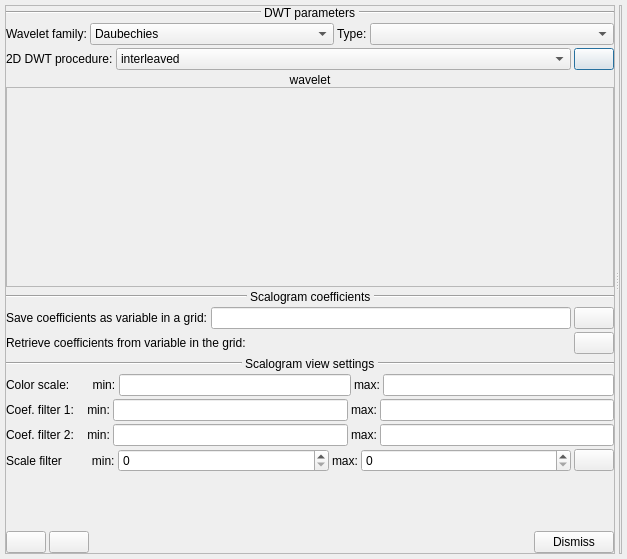
<?xml version="1.0" encoding="UTF-8"?>
<ui version="4.0">
 <class>WaveletTransformDialog</class>
 <widget class="QDialog" name="WaveletTransformDialog">
  <property name="geometry">
   <rect>
    <x>0</x>
    <y>0</y>
    <width>627</width>
    <height>559</height>
   </rect>
  </property>
  <property name="windowTitle">
   <string>Dialog</string>
  </property>
  <layout class="QHBoxLayout" name="horizontalLayout_8">
   <property name="spacing">
    <number>5</number>
   </property>
   <property name="leftMargin">
    <number>5</number>
   </property>
   <property name="topMargin">
    <number>5</number>
   </property>
   <property name="rightMargin">
    <number>5</number>
   </property>
   <property name="bottomMargin">
    <number>5</number>
   </property>
   <item>
    <widget class="QSplitter" name="splitter">
     <property name="midLineWidth">
      <number>3</number>
     </property>
     <property name="orientation">
      <enum>Qt::Horizontal</enum>
     </property>
     <widget class="QFrame" name="frame">
      <property name="sizePolicy">
       <sizepolicy hsizetype="Ignored" vsizetype="Preferred">
        <horstretch>0</horstretch>
        <verstretch>0</verstretch>
       </sizepolicy>
      </property>
      <property name="frameShape">
       <enum>QFrame::StyledPanel</enum>
      </property>
      <property name="frameShadow">
       <enum>QFrame::Raised</enum>
      </property>
      <layout class="QVBoxLayout" name="verticalLayout">
       <property name="spacing">
        <number>3</number>
       </property>
       <property name="leftMargin">
        <number>0</number>
       </property>
       <property name="topMargin">
        <number>0</number>
       </property>
       <property name="rightMargin">
        <number>0</number>
       </property>
       <property name="bottomMargin">
        <number>0</number>
       </property>
       <item>
        <layout class="QHBoxLayout" name="horizontalLayout_3">
         <item>
          <widget class="Line" name="line_2">
           <property name="sizePolicy">
            <sizepolicy hsizetype="Expanding" vsizetype="Fixed">
             <horstretch>0</horstretch>
             <verstretch>0</verstretch>
            </sizepolicy>
           </property>
           <property name="orientation">
            <enum>Qt::Horizontal</enum>
           </property>
          </widget>
         </item>
         <item>
          <widget class="QLabel" name="label_4">
           <property name="sizePolicy">
            <sizepolicy hsizetype="Minimum" vsizetype="Preferred">
             <horstretch>0</horstretch>
             <verstretch>0</verstretch>
            </sizepolicy>
           </property>
           <property name="text">
            <string>DWT parameters</string>
           </property>
          </widget>
         </item>
         <item>
          <widget class="Line" name="line">
           <property name="sizePolicy">
            <sizepolicy hsizetype="Expanding" vsizetype="Fixed">
             <horstretch>0</horstretch>
             <verstretch>0</verstretch>
            </sizepolicy>
           </property>
           <property name="orientation">
            <enum>Qt::Horizontal</enum>
           </property>
          </widget>
         </item>
        </layout>
       </item>
       <item>
        <layout class="QHBoxLayout" name="horizontalLayout">
         <property name="spacing">
          <number>3</number>
         </property>
         <item>
          <widget class="QLabel" name="label">
           <property name="sizePolicy">
            <sizepolicy hsizetype="Minimum" vsizetype="Preferred">
             <horstretch>0</horstretch>
             <verstretch>0</verstretch>
            </sizepolicy>
           </property>
           <property name="text">
            <string>Wavelet family:</string>
           </property>
          </widget>
         </item>
         <item>
          <widget class="QComboBox" name="cmbWaveletFamily">
           <property name="sizePolicy">
            <sizepolicy hsizetype="Expanding" vsizetype="Fixed">
             <horstretch>0</horstretch>
             <verstretch>0</verstretch>
            </sizepolicy>
           </property>
           <item>
            <property name="text">
             <string>Daubechies</string>
            </property>
           </item>
           <item>
            <property name="text">
             <string>Haar</string>
            </property>
           </item>
           <item>
            <property name="text">
             <string>B-Spline</string>
            </property>
           </item>
          </widget>
         </item>
         <item>
          <widget class="QLabel" name="label_2">
           <property name="sizePolicy">
            <sizepolicy hsizetype="Minimum" vsizetype="Preferred">
             <horstretch>0</horstretch>
             <verstretch>0</verstretch>
            </sizepolicy>
           </property>
           <property name="text">
            <string>Type:</string>
           </property>
          </widget>
         </item>
         <item>
          <widget class="QComboBox" name="cmbWaveletType">
           <property name="sizePolicy">
            <sizepolicy hsizetype="Expanding" vsizetype="Fixed">
             <horstretch>0</horstretch>
             <verstretch>0</verstretch>
            </sizepolicy>
           </property>
          </widget>
         </item>
        </layout>
       </item>
       <item>
        <layout class="QHBoxLayout" name="horizontalLayout_2">
         <property name="spacing">
          <number>3</number>
         </property>
         <item>
          <widget class="QLabel" name="label_3">
           <property name="sizePolicy">
            <sizepolicy hsizetype="Minimum" vsizetype="Preferred">
             <horstretch>0</horstretch>
             <verstretch>0</verstretch>
            </sizepolicy>
           </property>
           <property name="text">
            <string>2D DWT procedure:</string>
           </property>
          </widget>
         </item>
         <item>
          <widget class="QComboBox" name="cmbMethod">
           <property name="sizePolicy">
            <sizepolicy hsizetype="Expanding" vsizetype="Fixed">
             <horstretch>0</horstretch>
             <verstretch>0</verstretch>
            </sizepolicy>
           </property>
           <item>
            <property name="text">
             <string>interleaved</string>
            </property>
           </item>
           <item>
            <property name="text">
             <string>1st by rows, then columns</string>
            </property>
           </item>
          </widget>
         </item>
         <item>
          <widget class="QPushButton" name="btnPerformTransform">
           <property name="toolTip">
            <string>Compute escalograms</string>
           </property>
           <property name="text">
            <string/>
           </property>
           <property name="icon">
            <iconset resource="../ijresources.qrc">
             <normaloff>:/ijicons32/ijplay32</normaloff>:/ijicons32/ijplay32</iconset>
           </property>
          </widget>
         </item>
        </layout>
       </item>
       <item>
        <layout class="QHBoxLayout" name="horizontalLayout_14">
         <property name="topMargin">
          <number>0</number>
         </property>
         <item>
          <layout class="QVBoxLayout" name="verticalLayout_3">
           <property name="spacing">
            <number>0</number>
           </property>
           <property name="topMargin">
            <number>0</number>
           </property>
           <item>
            <widget class="QLabel" name="label_17">
             <property name="text">
              <string>wavelet</string>
             </property>
             <property name="alignment">
              <set>Qt::AlignCenter</set>
             </property>
            </widget>
           </item>
           <item>
            <widget class="QFrame" name="frmWaveletDisplay">
             <property name="minimumSize">
              <size>
               <width>0</width>
               <height>200</height>
              </size>
             </property>
             <property name="frameShape">
              <enum>QFrame::StyledPanel</enum>
             </property>
             <property name="frameShadow">
              <enum>QFrame::Raised</enum>
             </property>
             <layout class="QVBoxLayout" name="verticalLayout_5">
              <property name="spacing">
               <number>0</number>
              </property>
              <property name="leftMargin">
               <number>0</number>
              </property>
              <property name="topMargin">
               <number>0</number>
              </property>
              <property name="rightMargin">
               <number>0</number>
              </property>
              <property name="bottomMargin">
               <number>0</number>
              </property>
             </layout>
            </widget>
           </item>
          </layout>
         </item>
        </layout>
       </item>
       <item>
        <layout class="QHBoxLayout" name="horizontalLayout_4">
         <item>
          <widget class="Line" name="line_3">
           <property name="sizePolicy">
            <sizepolicy hsizetype="Expanding" vsizetype="Fixed">
             <horstretch>0</horstretch>
             <verstretch>0</verstretch>
            </sizepolicy>
           </property>
           <property name="orientation">
            <enum>Qt::Horizontal</enum>
           </property>
          </widget>
         </item>
         <item>
          <widget class="QLabel" name="label_5">
           <property name="sizePolicy">
            <sizepolicy hsizetype="Minimum" vsizetype="Preferred">
             <horstretch>0</horstretch>
             <verstretch>0</verstretch>
            </sizepolicy>
           </property>
           <property name="text">
            <string>Scalogram coefficients</string>
           </property>
          </widget>
         </item>
         <item>
          <widget class="Line" name="line_4">
           <property name="sizePolicy">
            <sizepolicy hsizetype="Expanding" vsizetype="Fixed">
             <horstretch>0</horstretch>
             <verstretch>0</verstretch>
            </sizepolicy>
           </property>
           <property name="orientation">
            <enum>Qt::Horizontal</enum>
           </property>
          </widget>
         </item>
        </layout>
       </item>
       <item>
        <layout class="QHBoxLayout" name="horizontalLayout_7">
         <item>
          <widget class="QLabel" name="label_6">
           <property name="text">
            <string>Save coefficients as variable in a grid:</string>
           </property>
          </widget>
         </item>
         <item>
          <widget class="QLineEdit" name="txtCoeffVariableName"/>
         </item>
         <item>
          <widget class="QPushButton" name="btnSaveCoeffsAsVar">
           <property name="text">
            <string/>
           </property>
           <property name="icon">
            <iconset resource="../ijresources.qrc">
             <normaloff>:/ijicons32/ijsave32</normaloff>:/ijicons32/ijsave32</iconset>
           </property>
          </widget>
         </item>
        </layout>
       </item>
       <item>
        <layout class="QHBoxLayout" name="horizontalLayout_6">
         <item>
          <widget class="QLabel" name="label_7">
           <property name="sizePolicy">
            <sizepolicy hsizetype="Expanding" vsizetype="Preferred">
             <horstretch>0</horstretch>
             <verstretch>0</verstretch>
            </sizepolicy>
           </property>
           <property name="text">
            <string>Retrieve coefficients from variable in the grid:</string>
           </property>
          </widget>
         </item>
         <item>
          <widget class="QPushButton" name="btnReadCoeffsFromVar">
           <property name="text">
            <string/>
           </property>
           <property name="icon">
            <iconset resource="../ijresources.qrc">
             <normaloff>:/ijicons32/ijreadgrid32</normaloff>:/ijicons32/ijreadgrid32</iconset>
           </property>
          </widget>
         </item>
        </layout>
       </item>
       <item>
        <layout class="QHBoxLayout" name="horizontalLayout_9">
         <property name="topMargin">
          <number>0</number>
         </property>
         <property name="rightMargin">
          <number>0</number>
         </property>
         <item>
          <widget class="Line" name="line_6">
           <property name="sizePolicy">
            <sizepolicy hsizetype="Expanding" vsizetype="Fixed">
             <horstretch>0</horstretch>
             <verstretch>0</verstretch>
            </sizepolicy>
           </property>
           <property name="orientation">
            <enum>Qt::Horizontal</enum>
           </property>
          </widget>
         </item>
         <item>
          <widget class="QLabel" name="label_8">
           <property name="sizePolicy">
            <sizepolicy hsizetype="Maximum" vsizetype="Preferred">
             <horstretch>0</horstretch>
             <verstretch>0</verstretch>
            </sizepolicy>
           </property>
           <property name="text">
            <string>Scalogram view settings</string>
           </property>
          </widget>
         </item>
         <item>
          <widget class="Line" name="line_5">
           <property name="sizePolicy">
            <sizepolicy hsizetype="Expanding" vsizetype="Fixed">
             <horstretch>0</horstretch>
             <verstretch>0</verstretch>
            </sizepolicy>
           </property>
           <property name="orientation">
            <enum>Qt::Horizontal</enum>
           </property>
          </widget>
         </item>
        </layout>
       </item>
       <item>
        <layout class="QHBoxLayout" name="horizontalLayout_10">
         <property name="topMargin">
          <number>0</number>
         </property>
         <item>
          <widget class="QLabel" name="label_9">
           <property name="text">
            <string>Color scale:       min:</string>
           </property>
          </widget>
         </item>
         <item>
          <widget class="QLineEdit" name="txtColorScaleMin"/>
         </item>
         <item>
          <widget class="QLabel" name="label_10">
           <property name="text">
            <string>max:</string>
           </property>
          </widget>
         </item>
         <item>
          <widget class="QLineEdit" name="txtColorScaleMax"/>
         </item>
        </layout>
       </item>
       <item>
        <layout class="QHBoxLayout" name="horizontalLayout_11">
         <property name="topMargin">
          <number>0</number>
         </property>
         <item>
          <widget class="QLabel" name="label_11">
           <property name="text">
            <string>Coef. filter 1:    min:</string>
           </property>
          </widget>
         </item>
         <item>
          <widget class="QLineEdit" name="txtThresholdMin"/>
         </item>
         <item>
          <widget class="QLabel" name="label_12">
           <property name="text">
            <string>max:</string>
           </property>
          </widget>
         </item>
         <item>
          <widget class="QLineEdit" name="txtThresholdMax"/>
         </item>
        </layout>
       </item>
       <item>
        <layout class="QHBoxLayout" name="horizontalLayout_12" stretch="0,0,0,0">
         <property name="topMargin">
          <number>0</number>
         </property>
         <item>
          <widget class="QLabel" name="label_13">
           <property name="text">
            <string>Coef. filter 2:    min:</string>
           </property>
          </widget>
         </item>
         <item>
          <widget class="QLineEdit" name="txtThresholdMin2"/>
         </item>
         <item>
          <widget class="QLabel" name="label_14">
           <property name="text">
            <string>max:</string>
           </property>
          </widget>
         </item>
         <item>
          <widget class="QLineEdit" name="txtThresholdMax2"/>
         </item>
        </layout>
       </item>
       <item>
        <layout class="QHBoxLayout" name="horizontalLayout_13">
         <property name="topMargin">
          <number>0</number>
         </property>
         <item>
          <widget class="QLabel" name="label_15">
           <property name="sizePolicy">
            <sizepolicy hsizetype="Minimum" vsizetype="Preferred">
             <horstretch>0</horstretch>
             <verstretch>0</verstretch>
            </sizepolicy>
           </property>
           <property name="text">
            <string>Scale filter         min:</string>
           </property>
          </widget>
         </item>
         <item>
          <widget class="QSpinBox" name="spinLevelMin">
           <property name="sizePolicy">
            <sizepolicy hsizetype="Expanding" vsizetype="Fixed">
             <horstretch>0</horstretch>
             <verstretch>0</verstretch>
            </sizepolicy>
           </property>
          </widget>
         </item>
         <item>
          <widget class="QLabel" name="label_16">
           <property name="sizePolicy">
            <sizepolicy hsizetype="Minimum" vsizetype="Preferred">
             <horstretch>0</horstretch>
             <verstretch>0</verstretch>
            </sizepolicy>
           </property>
           <property name="text">
            <string>max:</string>
           </property>
          </widget>
         </item>
         <item>
          <widget class="QSpinBox" name="spinLevelMax">
           <property name="sizePolicy">
            <sizepolicy hsizetype="Expanding" vsizetype="Fixed">
             <horstretch>0</horstretch>
             <verstretch>0</verstretch>
            </sizepolicy>
           </property>
          </widget>
         </item>
         <item>
          <widget class="QPushButton" name="btnUpdateView">
           <property name="toolTip">
            <string>Upade scalograms view.</string>
           </property>
           <property name="text">
            <string/>
           </property>
           <property name="icon">
            <iconset resource="../ijresources.qrc">
             <normaloff>:/ijicons32/ijupdate32</normaloff>:/ijicons32/ijupdate32</iconset>
           </property>
          </widget>
         </item>
        </layout>
       </item>
       <item>
        <spacer name="verticalSpacer">
         <property name="orientation">
          <enum>Qt::Vertical</enum>
         </property>
         <property name="sizeHint" stdset="0">
          <size>
           <width>20</width>
           <height>247</height>
          </size>
         </property>
        </spacer>
       </item>
       <item>
        <layout class="QHBoxLayout" name="horizontalLayout_5">
         <item>
          <widget class="QPushButton" name="btnPreview">
           <property name="toolTip">
            <string>Preview backtransformed result</string>
           </property>
           <property name="text">
            <string/>
           </property>
           <property name="icon">
            <iconset resource="../ijresources.qrc">
             <normaloff>:/ijicons32/ijpreview32</normaloff>:/ijicons32/ijpreview32</iconset>
           </property>
          </widget>
         </item>
         <item>
          <widget class="QPushButton" name="btnSave">
           <property name="toolTip">
            <string>Save backtransformed result</string>
           </property>
           <property name="text">
            <string/>
           </property>
           <property name="icon">
            <iconset resource="../ijresources.qrc">
             <normaloff>:/ijicons32/ijsave32</normaloff>:/ijicons32/ijsave32</iconset>
           </property>
          </widget>
         </item>
         <item>
          <spacer name="horizontalSpacer">
           <property name="orientation">
            <enum>Qt::Horizontal</enum>
           </property>
           <property name="sizeHint" stdset="0">
            <size>
             <width>40</width>
             <height>20</height>
            </size>
           </property>
          </spacer>
         </item>
         <item>
          <widget class="QPushButton" name="btnDismiss">
           <property name="text">
            <string>Dismiss</string>
           </property>
          </widget>
         </item>
        </layout>
       </item>
      </layout>
     </widget>
     <widget class="QFrame" name="frame_2">
      <property name="sizePolicy">
       <sizepolicy hsizetype="Maximum" vsizetype="Preferred">
        <horstretch>0</horstretch>
        <verstretch>0</verstretch>
       </sizepolicy>
      </property>
      <property name="frameShape">
       <enum>QFrame::StyledPanel</enum>
      </property>
      <property name="frameShadow">
       <enum>QFrame::Raised</enum>
      </property>
      <layout class="QVBoxLayout" name="verticalLayout_2">
       <property name="spacing">
        <number>0</number>
       </property>
       <property name="leftMargin">
        <number>0</number>
       </property>
       <property name="topMargin">
        <number>0</number>
       </property>
       <property name="rightMargin">
        <number>0</number>
       </property>
       <property name="bottomMargin">
        <number>0</number>
       </property>
       <item>
        <layout class="QVBoxLayout" name="layout3DViewer">
         <property name="spacing">
          <number>0</number>
         </property>
        </layout>
       </item>
      </layout>
     </widget>
    </widget>
   </item>
  </layout>
 </widget>
 <resources>
  <include location="../ijresources.qrc"/>
 </resources>
 <connections>
  <connection>
   <sender>btnDismiss</sender>
   <signal>clicked()</signal>
   <receiver>WaveletTransformDialog</receiver>
   <slot>reject()</slot>
   <hints>
    <hint type="sourcelabel">
     <x>612</x>
     <y>419</y>
    </hint>
    <hint type="destinationlabel">
     <x>299</x>
     <y>290</y>
    </hint>
   </hints>
  </connection>
  <connection>
   <sender>btnPerformTransform</sender>
   <signal>clicked()</signal>
   <receiver>WaveletTransformDialog</receiver>
   <slot>onPerformTransform()</slot>
   <hints>
    <hint type="sourcelabel">
     <x>612</x>
     <y>73</y>
    </hint>
    <hint type="destinationlabel">
     <x>274</x>
     <y>162</y>
    </hint>
   </hints>
  </connection>
  <connection>
   <sender>cmbWaveletFamily</sender>
   <signal>activated(QString)</signal>
   <receiver>WaveletTransformDialog</receiver>
   <slot>onWaveletFamilySelected(QString)</slot>
   <hints>
    <hint type="sourcelabel">
     <x>180</x>
     <y>42</y>
    </hint>
    <hint type="destinationlabel">
     <x>172</x>
     <y>123</y>
    </hint>
   </hints>
  </connection>
  <connection>
   <sender>btnSaveCoeffsAsVar</sender>
   <signal>clicked()</signal>
   <receiver>WaveletTransformDialog</receiver>
   <slot>onSaveDWTResultAsGrid()</slot>
   <hints>
    <hint type="sourcelabel">
     <x>612</x>
     <y>120</y>
    </hint>
    <hint type="destinationlabel">
     <x>315</x>
     <y>118</y>
    </hint>
   </hints>
  </connection>
  <connection>
   <sender>btnReadCoeffsFromVar</sender>
   <signal>clicked()</signal>
   <receiver>WaveletTransformDialog</receiver>
   <slot>onReadDWTResultFromGrid()</slot>
   <hints>
    <hint type="sourcelabel">
     <x>612</x>
     <y>149</y>
    </hint>
    <hint type="destinationlabel">
     <x>317</x>
     <y>175</y>
    </hint>
   </hints>
  </connection>
  <connection>
   <sender>btnPreview</sender>
   <signal>clicked()</signal>
   <receiver>WaveletTransformDialog</receiver>
   <slot>onPreviewBacktransformedResult()</slot>
   <hints>
    <hint type="sourcelabel">
     <x>20</x>
     <y>419</y>
    </hint>
    <hint type="destinationlabel">
     <x>314</x>
     <y>394</y>
    </hint>
   </hints>
  </connection>
  <connection>
   <sender>btnUpdateView</sender>
   <signal>clicked()</signal>
   <receiver>WaveletTransformDialog</receiver>
   <slot>updateDisplay()</slot>
   <hints>
    <hint type="sourcelabel">
     <x>612</x>
     <y>293</y>
    </hint>
    <hint type="destinationlabel">
     <x>627</x>
     <y>231</y>
    </hint>
   </hints>
  </connection>
  <connection>
   <sender>cmbWaveletFamily</sender>
   <signal>activated(QString)</signal>
   <receiver>WaveletTransformDialog</receiver>
   <slot>onUpdateWaveletDisplays()</slot>
   <hints>
    <hint type="sourcelabel">
     <x>104</x>
     <y>35</y>
    </hint>
    <hint type="destinationlabel">
     <x>0</x>
     <y>43</y>
    </hint>
   </hints>
  </connection>
  <connection>
   <sender>cmbWaveletType</sender>
   <signal>activated(QString)</signal>
   <receiver>WaveletTransformDialog</receiver>
   <slot>onUpdateWaveletDisplays()</slot>
   <hints>
    <hint type="sourcelabel">
     <x>387</x>
     <y>37</y>
    </hint>
    <hint type="destinationlabel">
     <x>631</x>
     <y>51</y>
    </hint>
   </hints>
  </connection>
  <connection>
   <sender>cmbMethod</sender>
   <signal>activated(QString)</signal>
   <receiver>WaveletTransformDialog</receiver>
   <slot>onUpdateWaveletDisplays()</slot>
   <hints>
    <hint type="sourcelabel">
     <x>272</x>
     <y>67</y>
    </hint>
    <hint type="destinationlabel">
     <x>629</x>
     <y>90</y>
    </hint>
   </hints>
  </connection>
 </connections>
 <slots>
  <slot>onPerformTransform()</slot>
  <slot>onWaveletFamilySelected(QString)</slot>
  <slot>onSaveDWTResultAsGrid()</slot>
  <slot>onReadDWTResultFromGrid()</slot>
  <slot>onPreviewBacktransformedResult()</slot>
  <slot>updateDisplay()</slot>
  <slot>onUpdateWaveletDisplays()</slot>
 </slots>
</ui>
